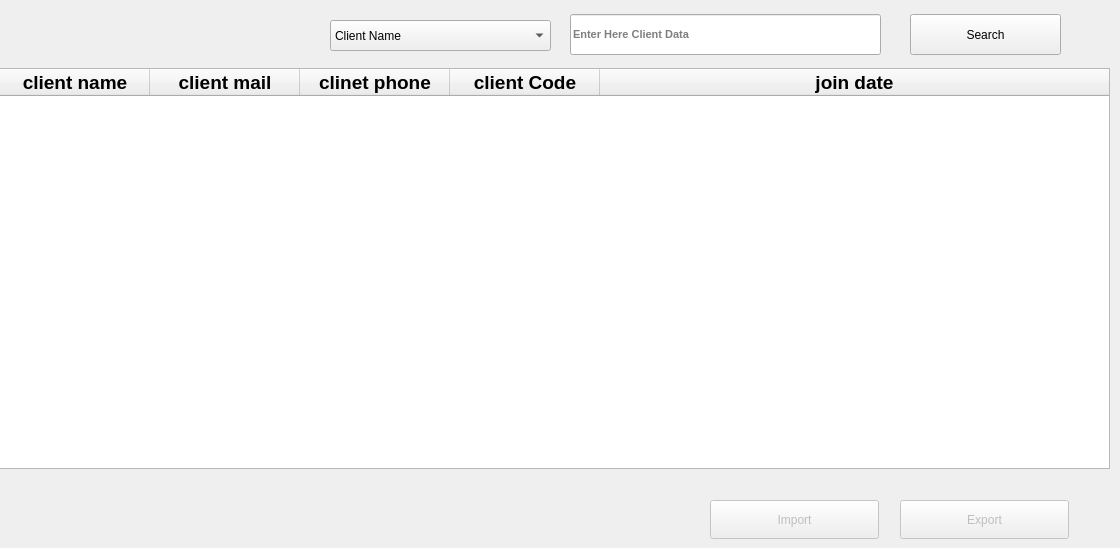
      <widget class="QWidget" name="tab_11">
       <attribute name="title">
        <string>   All Client   </string>
       </attribute>
       <widget class="QLineEdit" name="lineEdit_11">
        <property name="geometry">
         <rect>
          <x>570</x>
          <y>14</y>
          <width>311</width>
          <height>41</height>
         </rect>
        </property>
        <property name="font">
         <font>
          <pointsize>8</pointsize>
          <weight>75</weight>
          <bold>true</bold>
         </font>
        </property>
        <property name="placeholderText">
         <string>Enter Here Client Data</string>
        </property>
       </widget>
       <widget class="QTableWidget" name="tableWidget_3">
        <property name="geometry">
         <rect>
          <x>-1</x>
          <y>68</y>
          <width>1111</width>
          <height>401</height>
         </rect>
        </property>
        <property name="font">
         <font>
          <family>Arial</family>
          <pointsize>14</pointsize>
          <weight>75</weight>
          <bold>true</bold>
         </font>
        </property>
        <property name="toolTipDuration">
         <number>-1</number>
        </property>
        <property name="lineWidth">
         <number>1</number>
        </property>
        <attribute name="horizontalHeaderDefaultSectionSize">
         <number>150</number>
        </attribute>
        <attribute name="horizontalHeaderStretchLastSection">
         <bool>true</bool>
        </attribute>
        <column>
         <property name="text">
          <string>client name</string>
         </property>
        </column>
        <column>
         <property name="text">
          <string>client mail</string>
         </property>
        </column>
        <column>
         <property name="text">
          <string>clinet phone</string>
         </property>
        </column>
        <column>
         <property name="text">
          <string>client Code</string>
         </property>
        </column>
        <column>
         <property name="text">
          <string>join date</string>
         </property>
        </column>
       </widget>
       <widget class="QPushButton" name="pushButton_14">
        <property name="geometry">
         <rect>
          <x>910</x>
          <y>14</y>
          <width>151</width>
          <height>41</height>
         </rect>
        </property>
        <property name="text">
         <string>Search</string>
        </property>
        <property name="icon">
         <iconset>
          <normaloff>icon/Hopstarter-Soft-Scraps-Zoom.ico</normaloff>icon/Hopstarter-Soft-Scraps-Zoom.ico</iconset>
        </property>
        <property name="iconSize">
         <size>
          <width>30</width>
          <height>30</height>
         </size>
        </property>
       </widget>
       <widget class="QComboBox" name="comboBox_12">
        <property name="geometry">
         <rect>
          <x>330</x>
          <y>20</y>
          <width>221</width>
          <height>31</height>
         </rect>
        </property>
        <item>
         <property name="text">
          <string>Client Name</string>
         </property>
        </item>
        <item>
         <property name="text">
          <string>Client Mail</string>
         </property>
        </item>
        <item>
         <property name="text">
          <string>Client Phone</string>
         </property>
        </item>
        <item>
         <property name="text">
          <string>Client National id</string>
         </property>
        </item>
       </widget>
       <widget class="QPushButton" name="pushButton_38">
        <property name="enabled">
         <bool>false</bool>
        </property>
        <property name="geometry">
         <rect>
          <x>900</x>
          <y>500</y>
          <width>169</width>
          <height>39</height>
         </rect>
        </property>
        <property name="text">
         <string>Export</string>
        </property>
        <property name="icon">
         <iconset>
          <normaloff>icon/Wallpaperfx-3d-Bluefx-Desktop-Archive.ico</normaloff>icon/Wallpaperfx-3d-Bluefx-Desktop-Archive.ico</iconset>
        </property>
        <property name="iconSize">
         <size>
          <width>30</width>
          <height>30</height>
         </size>
        </property>
       </widget>
       <widget class="QPushButton" name="pushButton_39">
        <property name="enabled">
         <bool>false</bool>
        </property>
        <property name="geometry">
         <rect>
          <x>710</x>
          <y>500</y>
          <width>169</width>
          <height>39</height>
         </rect>
        </property>
        <property name="text">
         <string>Import</string>
        </property>
       </widget>
      </widget>
